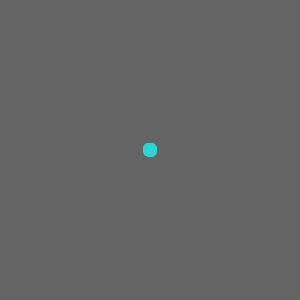
Frame 1 (no input)
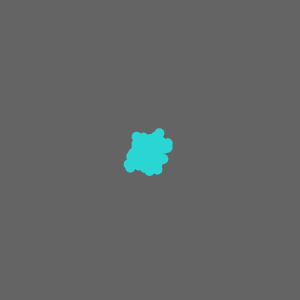
Frame 60 (the mouse pressed at the canvas centre just before this capture)
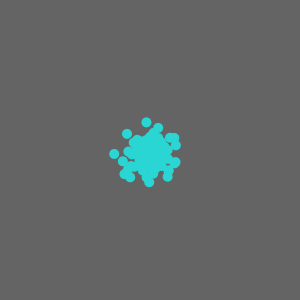
Frame 120 (the mouse held since frame 60 and released just before this capture)

The Processing sketch that drew these frames (run headless with seeded random() and noise(); from frame 60 on, the mouse is pressed at the canvas centre):

// Processing sketch: processing_23267
// ── processing_23267.pde

// Plusieurs bibittes qui se promènent.
// Gestion des bibittes avec un tableau.
// Non interactif.

Bibitte[] bibittes;

void setup() {
  size(300,300);
  smooth();
  
  bibittes = new Bibitte[100];
  
  for ( int i = 0 ; i < bibittes.length ; i++ ) {
    
    bibittes[i] = new Bibitte( width/2 , height/2 , color(41,214,212) );
  }
 
  
}


void draw() {
  background(100);
   for ( int i = 0 ; i < bibittes.length ; i++ ) {
     bibittes[i] .draw();
   }
  
}

class Bibitte {
 

 float x;
 float y;
 color c;

  Bibitte( float x , float y , color c ) {
   
   this.x = x;
   this.y = y;
   this.c = c;
    
  }
  
  
  void draw() {
    
    x = x + random(-2,2);
    y = y + random(-2,2);
    
    noStroke();
    fill(c);
    ellipse( x , y , 10 , 10 );
    
  }
  
  
  
}               
